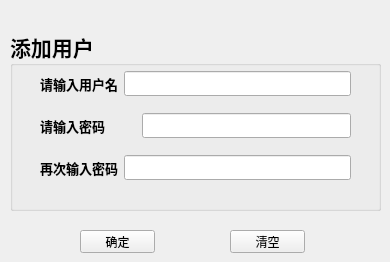
    <widget class="QWidget" name="tab">
     <attribute name="title">
      <string>添加用户</string>
     </attribute>
     <widget class="QGroupBox" name="groupBox">
      <property name="geometry">
       <rect>
        <x>10</x>
        <y>30</y>
        <width>371</width>
        <height>181</height>
       </rect>
      </property>
      <property name="font">
       <font>
        <family>华文隶书</family>
        <pointsize>16</pointsize>
        <weight>75</weight>
        <bold>true</bold>
       </font>
      </property>
      <property name="title">
       <string>添加用户</string>
      </property>
      <widget class="QWidget" name="layoutWidget1">
       <property name="geometry">
        <rect>
         <x>30</x>
         <y>30</y>
         <width>311</width>
         <height>131</height>
        </rect>
       </property>
       <layout class="QVBoxLayout" name="verticalLayout">
        <item>
         <layout class="QHBoxLayout" name="horizontalLayout">
          <item>
           <widget class="QLabel" name="idTipLabel">
            <property name="font">
             <font>
              <family>仿宋</family>
              <pointsize>10</pointsize>
              <weight>75</weight>
              <bold>true</bold>
              <kerning>true</kerning>
             </font>
            </property>
            <property name="text">
             <string>请输入用户名</string>
            </property>
           </widget>
          </item>
          <item>
           <widget class="QLineEdit" name="idEdit">
            <property name="font">
             <font>
              <family>宋体</family>
              <pointsize>9</pointsize>
              <weight>50</weight>
              <bold>false</bold>
             </font>
            </property>
           </widget>
          </item>
         </layout>
        </item>
        <item>
         <layout class="QHBoxLayout" name="horizontalLayout_2">
          <item>
           <widget class="QLabel" name="pwdLabel">
            <property name="font">
             <font>
              <family>仿宋</family>
              <pointsize>10</pointsize>
              <weight>75</weight>
              <bold>true</bold>
             </font>
            </property>
            <property name="text">
             <string>请输入密码</string>
            </property>
           </widget>
          </item>
          <item>
           <widget class="QLineEdit" name="pwdEdit">
            <property name="maximumSize">
             <size>
              <width>209</width>
              <height>16777215</height>
             </size>
            </property>
            <property name="font">
             <font>
              <family>宋体</family>
              <pointsize>9</pointsize>
              <weight>50</weight>
              <bold>false</bold>
             </font>
            </property>
           </widget>
          </item>
         </layout>
        </item>
        <item>
         <layout class="QHBoxLayout" name="horizontalLayout_3">
          <item>
           <widget class="QLabel" name="pwdAgainLabel">
            <property name="font">
             <font>
              <family>仿宋</family>
              <pointsize>10</pointsize>
              <weight>75</weight>
              <bold>true</bold>
             </font>
            </property>
            <property name="text">
             <string>再次输入密码</string>
            </property>
           </widget>
          </item>
          <item>
           <widget class="QLineEdit" name="pwdAgainEdit">
            <property name="font">
             <font>
              <family>宋体</family>
              <pointsize>9</pointsize>
              <weight>50</weight>
              <bold>false</bold>
             </font>
            </property>
           </widget>
          </item>
         </layout>
        </item>
       </layout>
      </widget>
     </widget>
     <widget class="QPushButton" name="addbtn">
      <property name="geometry">
       <rect>
        <x>80</x>
        <y>230</y>
        <width>75</width>
        <height>23</height>
       </rect>
      </property>
      <property name="font">
       <font>
        <family>宋体</family>
        <pointsize>9</pointsize>
       </font>
      </property>
      <property name="text">
       <string>确定</string>
      </property>
     </widget>
     <widget class="QPushButton" name="canceladdbtn">
      <property name="geometry">
       <rect>
        <x>230</x>
        <y>230</y>
        <width>75</width>
        <height>23</height>
       </rect>
      </property>
      <property name="font">
       <font>
        <family>宋体</family>
        <pointsize>9</pointsize>
       </font>
      </property>
      <property name="text">
       <string>清空</string>
      </property>
     </widget>
    </widget>
